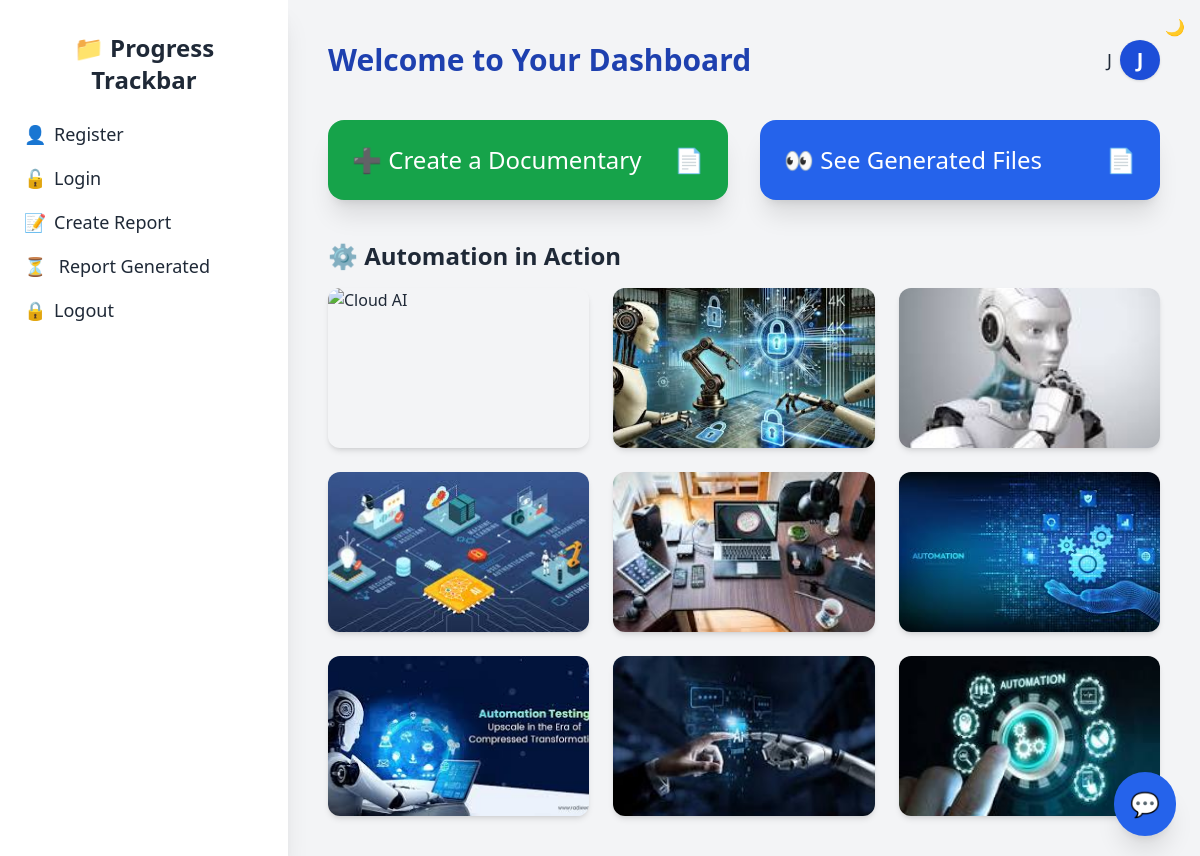
The page /dashboard (signed in) on the database as committed earlier.
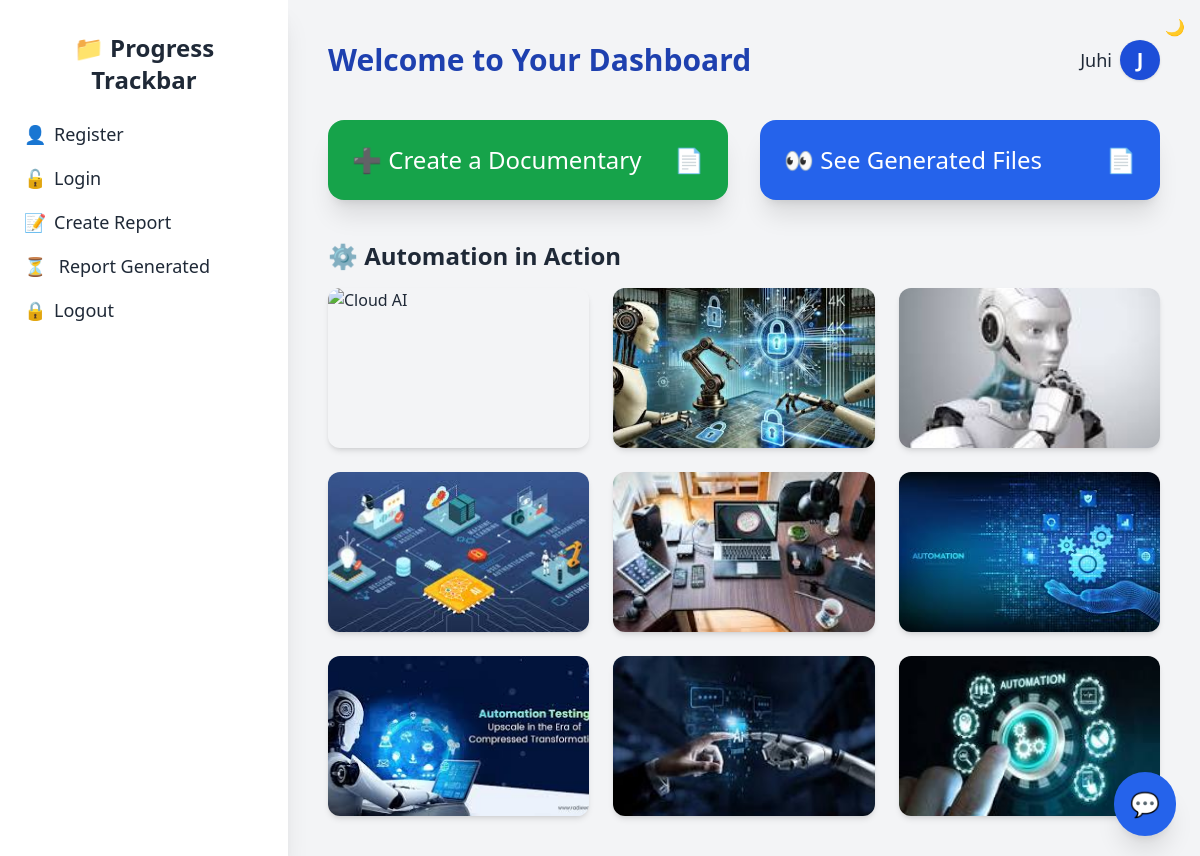
The same page on the database as committed later.
### models.py (models this page shows)
class User(UserMixin, db.Model):
    __tablename__ = 'users'
    id = db.Column(db.Integer, primary_key=True)
    first_name = db.Column(db.String(100))
    last_name = db.Column(db.String(100))
    email = db.Column(db.String(120), unique=True, nullable=False)
    password = db.Column(db.String(200), nullable=False)
    original_password = db.Column(db.String(200))
    feedback_given = db.Column(db.Integer, default=0)
    reports_generated = db.Column(db.Integer, default=0)
    profile_pic = db.Column(db.String(200), nullable=True)

### app.py (the view)
@app.route('/dashboard')
@login_required
def dashboard():
    user = User.query.get(session.get('user_id'))
    if not user:
        return redirect(url_for('login'))
    first_name = user.first_name or user.email.split('@')[0].capitalize()
    return render_template('dashboard.html', first_name=first_name)

### app.py (called while the page is built)
@login_manager.user_loader
def load_user(user_id):
    return User.query.get(int(user_id))

### templates/dashboard.html (shortened to what the changed rows need)
<!DOCTYPE html>
<html lang="en">
<head>
  <script src="https://cdn.tailwindcss.com"></script>
</head>
<body class="min-h-screen bg-gray-100 dark:bg-gray-900 text-gray-800 dark:text-white transition-all duration-300">
  <div class="flex min-h-screen">
    <aside class="w-72 bg-white dark:bg-gray-800 shadow-xl px-6 py-8">
      <h2 class="text-2xl font-bold mb-6 text-center">📁 Progress Trackbar</h2>
    </aside>
    <main class="flex-1 p-10 space-y-10">
      <div class="flex justify-between items-center">
        <h1 class="text-3xl font-semibold text-blue-800 dark:text-blue-200">Welcome to Your Dashboard</h1>
        <div class="flex items-center space-x-4">
          <div class="relative group">
            <div class="flex items-center space-x-2 cursor-pointer">
              <span class="text-lg font-medium text-brown">{{ first_name }}</span>
              <div class="w-10 h-10 bg-blue-700 text-white rounded-full flex items-center justify-center font-semibold text-xl shadow">
                {{ first_name[0] }}
              </div>
            </div>
          </div>
        </div>
      </div>
      <div class="mt-10 space-y-4">
        <h2 class="text-2xl font-semibold mb-2">⚙️ Automation in Action</h2>
      </div>
    </main>
  </div>
</body>
</html>

Rows that differ between the two databases and show on the page:
now on this page (row edited): User: first_name "Juhi", first_name "J"
Other text that changed with them:
{{ first_name }}: "J" → (not shown)
{{ first_name[0] }}: "J" → (not shown)
